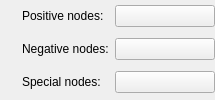
        <widget class="QWidget" name="widget_19" native="true">
         <layout class="QGridLayout" name="gridLayout_12">
          <property name="leftMargin">
           <number>0</number>
          </property>
          <property name="topMargin">
           <number>0</number>
          </property>
          <property name="rightMargin">
           <number>0</number>
          </property>
          <property name="bottomMargin">
           <number>0</number>
          </property>
          <item row="2" column="1">
           <widget class="InfoTextWidget" name="uniformNodeSpecialColourInfoText" native="true">
            <property name="sizePolicy">
             <sizepolicy hsizetype="Fixed" vsizetype="Fixed">
              <horstretch>0</horstretch>
              <verstretch>0</verstretch>
             </sizepolicy>
            </property>
            <property name="minimumSize">
             <size>
              <width>16</width>
              <height>16</height>
             </size>
            </property>
           </widget>
          </item>
          <item row="1" column="1">
           <widget class="InfoTextWidget" name="uniformNegativeNodeColourInfoText" native="true">
            <property name="sizePolicy">
             <sizepolicy hsizetype="Fixed" vsizetype="Fixed">
              <horstretch>0</horstretch>
              <verstretch>0</verstretch>
             </sizepolicy>
            </property>
            <property name="minimumSize">
             <size>
              <width>16</width>
              <height>16</height>
             </size>
            </property>
           </widget>
          </item>
          <item row="2" column="3">
           <widget class="ColourButton" name="uniformNodeSpecialColourButton">
            <property name="text">
             <string/>
            </property>
           </widget>
          </item>
          <item row="1" column="2">
           <widget class="QLabel" name="label_17">
            <property name="sizePolicy">
             <sizepolicy hsizetype="Minimum" vsizetype="Preferred">
              <horstretch>0</horstretch>
              <verstretch>0</verstretch>
             </sizepolicy>
            </property>
            <property name="text">
             <string>Negative nodes:</string>
            </property>
           </widget>
          </item>
          <item row="0" column="1">
           <widget class="InfoTextWidget" name="uniformPositiveNodeColourInfoText" native="true">
            <property name="sizePolicy">
             <sizepolicy hsizetype="Fixed" vsizetype="Fixed">
              <horstretch>0</horstretch>
              <verstretch>0</verstretch>
             </sizepolicy>
            </property>
            <property name="minimumSize">
             <size>
              <width>16</width>
              <height>16</height>
             </size>
            </property>
           </widget>
          </item>
          <item row="1" column="3">
           <widget class="ColourButton" name="uniformNegativeNodeColourButton">
            <property name="text">
             <string/>
            </property>
           </widget>
          </item>
          <item row="0" column="0">
           <spacer name="horizontalSpacer_13">
            <property name="orientation">
             <enum>Qt::Horizontal</enum>
            </property>
            <property name="sizeType">
             <enum>QSizePolicy::Expanding</enum>
            </property>
            <property name="sizeHint" stdset="0">
             <size>
              <width>0</width>
              <height>20</height>
             </size>
            </property>
           </spacer>
          </item>
          <item row="0" column="3">
           <widget class="ColourButton" name="uniformPositiveNodeColourButton">
            <property name="minimumSize">
             <size>
              <width>100</width>
              <height>0</height>
             </size>
            </property>
            <property name="text">
             <string/>
            </property>
           </widget>
          </item>
          <item row="0" column="2">
           <widget class="QLabel" name="label_13">
            <property name="sizePolicy">
             <sizepolicy hsizetype="Minimum" vsizetype="Preferred">
              <horstretch>0</horstretch>
              <verstretch>0</verstretch>
             </sizepolicy>
            </property>
            <property name="text">
             <string>Positive nodes:</string>
            </property>
           </widget>
          </item>
          <item row="2" column="2">
           <widget class="QLabel" name="label_14">
            <property name="sizePolicy">
             <sizepolicy hsizetype="Minimum" vsizetype="Preferred">
              <horstretch>0</horstretch>
              <verstretch>0</verstretch>
             </sizepolicy>
            </property>
            <property name="text">
             <string>Special nodes:</string>
            </property>
           </widget>
          </item>
          <item row="0" column="4">
           <spacer name="horizontalSpacer_14">
            <property name="orientation">
             <enum>Qt::Horizontal</enum>
            </property>
            <property name="sizeType">
             <enum>QSizePolicy::Expanding</enum>
            </property>
            <property name="sizeHint" stdset="0">
             <size>
              <width>0</width>
              <height>20</height>
             </size>
            </property>
           </spacer>
          </item>
         </layout>
        </widget>
